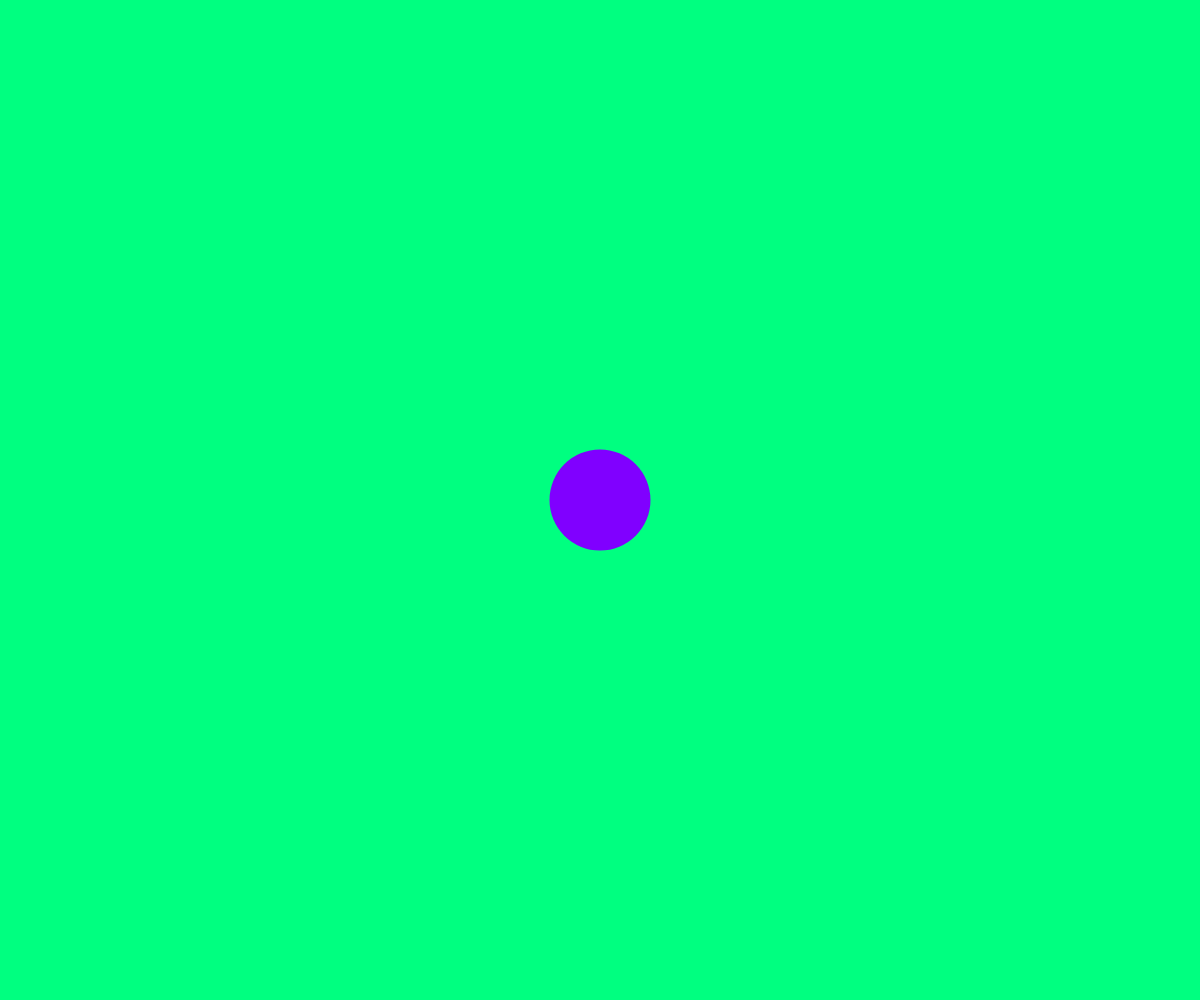
Frame 1 (no input)
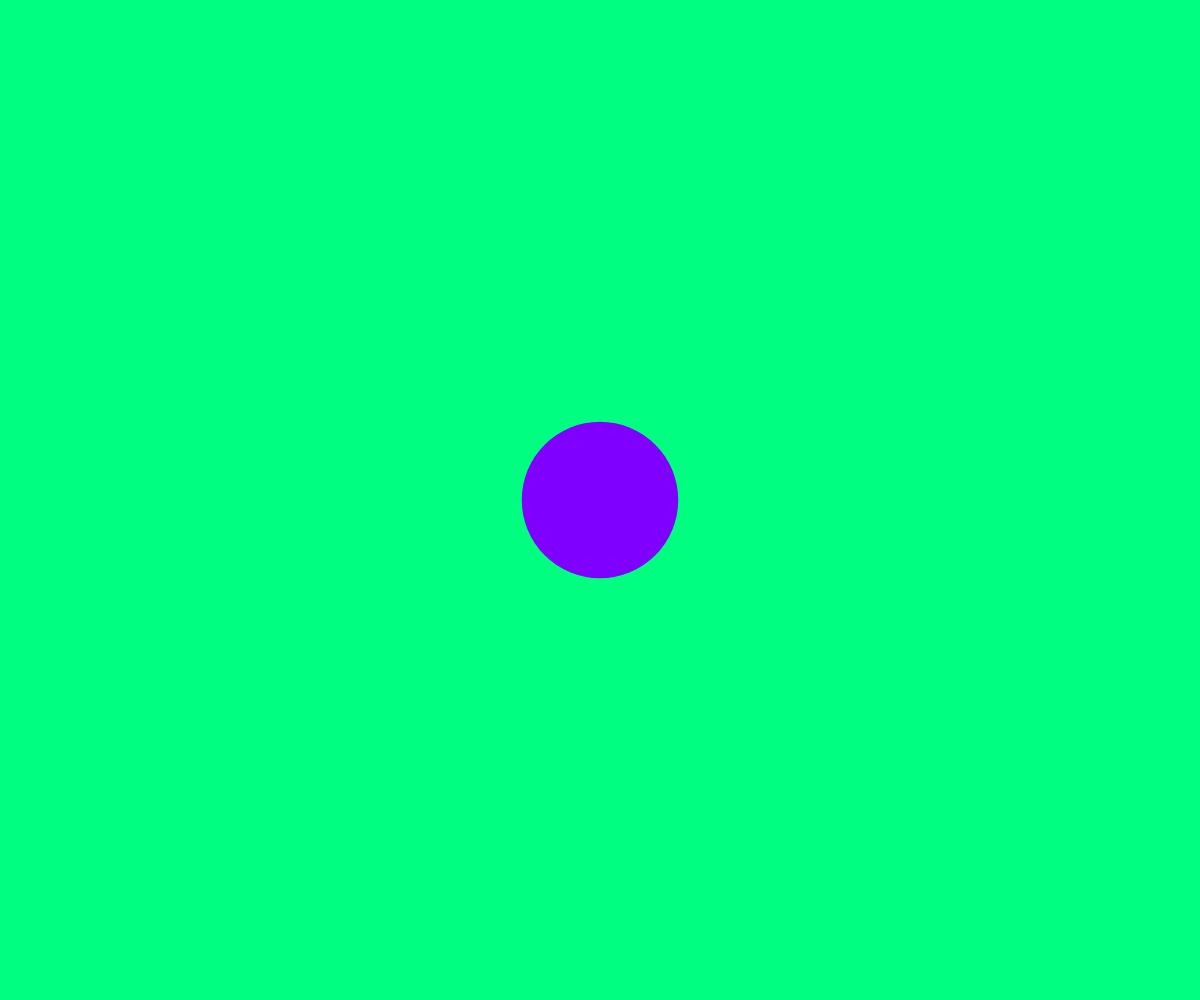
Frame 60 (no input)
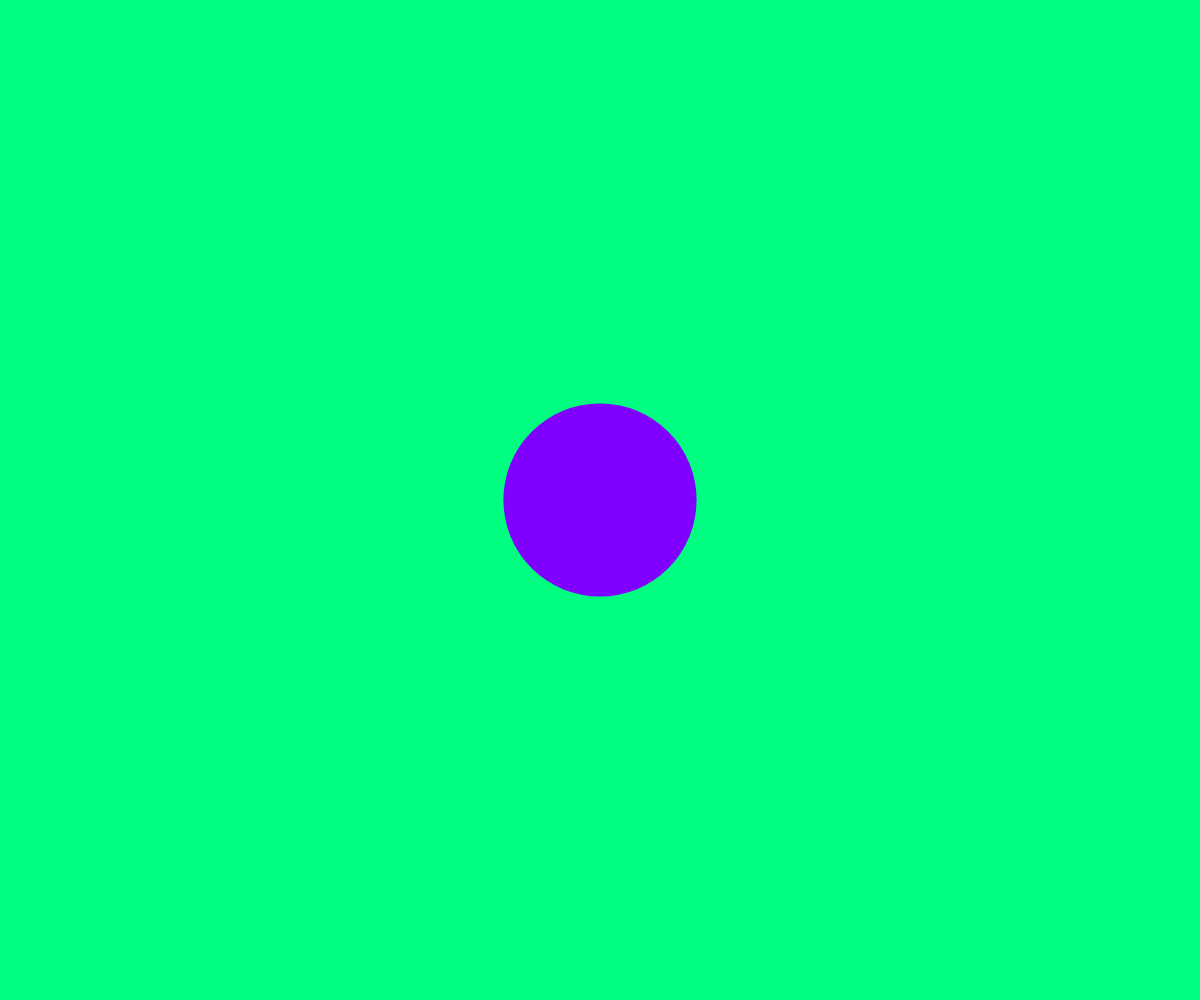
Frame 120 (the mouse pressed at the canvas centre since frame 60)

The p5.js sketch that drew these frames (run headless with seeded random() and noise() and a simulated clock; from frame 60 on, the mouse is pressed at the canvas centre):

// p5.js sketch
// ── sketch.js
function setup() {
    createCanvas(windowWidth, windowHeight);
    noStroke();
}

function draw() {
  background(0,255,128);
  fill(128,0,255);
  let s = sin(frameCount * 0.01) * 100;
  ellipse(width/2, height/2, 100 + s, 100 + s);
}
